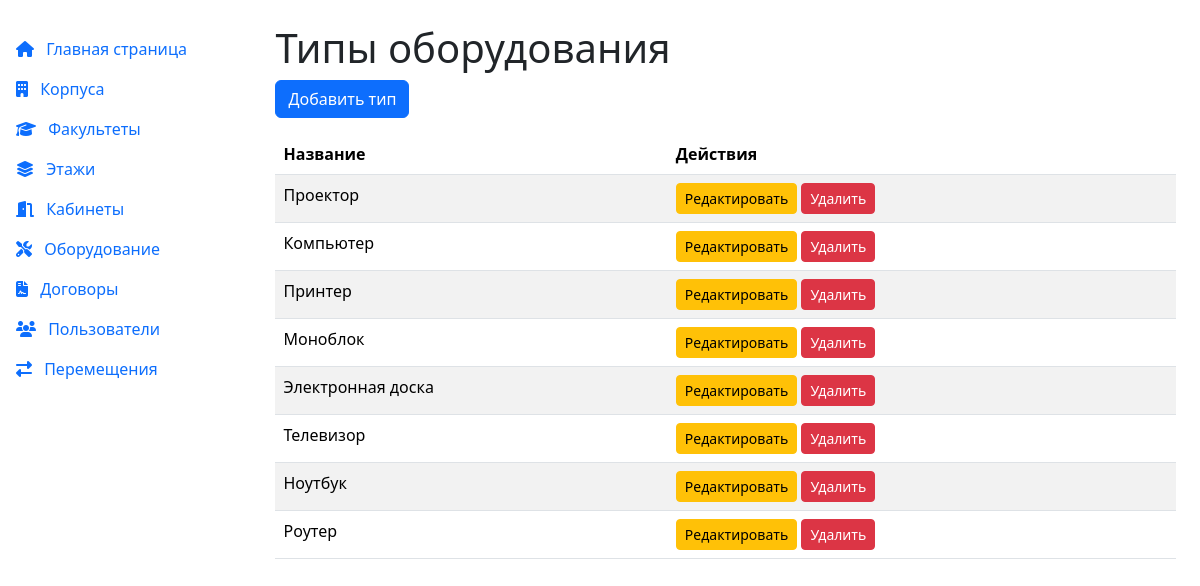
Page /custom_admin/equipment-types/ (signed in) on the committed database.
### inventory/models.py (models this page shows, shortened)
class EquipmentType(models.Model):
    name = models.CharField(max_length=100, verbose_name="Название типа оборудования")
    class Meta:
        verbose_name = "Тип оборудования"
        verbose_name_plural = "Типы оборудования"

### custom_admin/views.py (the view)
# urls.py: path('equipment-types/', views.EquipmentTypeListView.as_view(), name='equipment_type_list'),
class EquipmentTypeListView(AdminOrManagerMixin, ListView):
    model = EquipmentType
    template_name = 'custom_admin/equipment_type_list.html'
    context_object_name = 'equipment_types'
    paginate_by = 10

### custom_admin/views.py (called while the page is built)
    def dispatch(self, request, *args, **kwargs):
        if not request.user.is_authenticated:
            return redirect('custom_admin:login')
        if not (request.user.is_admin() or request.user.is_manager()):
            return render(request, 'custom_admin/error.html', {
                'error': 'Доступ только для администраторов или менеджеров'
            }, status=403)
        return super().dispatch(request, *args, **kwargs)

### user/models.py (called while the page is built)
    def is_admin(self):
        return self.role == self.Role.ADMIN

### custom_admin/templates/custom_admin/equipment_type_list.html (shortened to what this page needs)
{% extends 'custom_admin/base.html' %}
{% block content %}
<h1>Типы оборудования</h1>
<a href="{% url 'custom_admin:equipment_type_create' %}" class="btn btn-primary mb-3">Добавить тип</a>
<table class="table table-striped">
    <thead>
        <tr>
            <th>Название</th>
            <th>Действия</th>
        </tr>
    </thead>
    <tbody>
        {% for type in equipment_types %}
            <tr>
                <td>{{ type.name }}</td>
                <td>
                    <a href="{% url 'custom_admin:equipment_type_edit' type.pk %}" class="btn btn-sm btn-warning">Редактировать</a>
                    <a href="{% url 'custom_admin:equipment_type_delete' type.pk %}" class="btn btn-sm btn-danger">Удалить</a>
                </td>
            </tr>
        {% empty %}
            <tr>
                <td colspan="2">Типы оборудования отсутствуют</td>
            </tr>
        {% endfor %}
    </tbody>
</table>
{% endblock %}

### rows in the picture
EquipmentType: name "Проектор"
EquipmentType: name "Компьютер"
EquipmentType: name "Принтер"
EquipmentType: name "Моноблок"
EquipmentType: name "Электронная доска"
EquipmentType: name "Телевизор"
EquipmentType: name "Ноутбук"
EquipmentType: name "Роутер"
